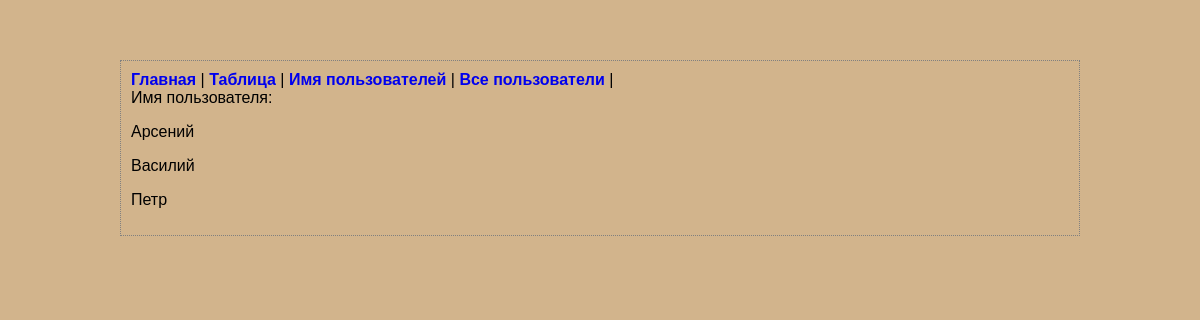
Page /names on the committed database.
### app.py (models this page shows, shortened)
class UserModel(db.Model):
    __tablename__ = 'users'
    id = db.Column(db.Integer, primary_key=True)
    login = db.Column(db.String(32),nullable=False,unique =True)
    name = db.Column(db.String(32), nullable=False)
    last_name = db.Column(db.String(32), nullable=False)
    surname = db.Column(db.String(32), nullable=True)
    birth_date = db.Column(db.String(32), nullable=False)
    phone = db.Column(db.String(32), nullable=True)

### app.py (the view)
@app.route("/names")
def names():
    user_name = []
    users = UserModel.query.all()
    for user in users:
        user_name.append(user.name)
    return render_template('names.html', **{'names': user_name})

### templates/names.html (shortened to what this page needs)
{% extends 'base.html' %}
{% block content %}
Имя пользователя:
{% for name in names %}
    <p>{{ name }}</p>
{% endfor %}
{% endblock %}

### static/css/style.css (style rules this page uses)
body { font-family: Verdana, Geneva, Arial, sans-serif; font-size: medium; background-color: tan; margin-top: 5%; margin-bottom: 5%; margin-left: 10%; margin-right: 10%; border: 1px dotted gray; padding: 10px 10px 10px 10px; }

### rows in the picture
UserModel: name "Арсений"
UserModel: name "Василий"
UserModel: name "Петр"
